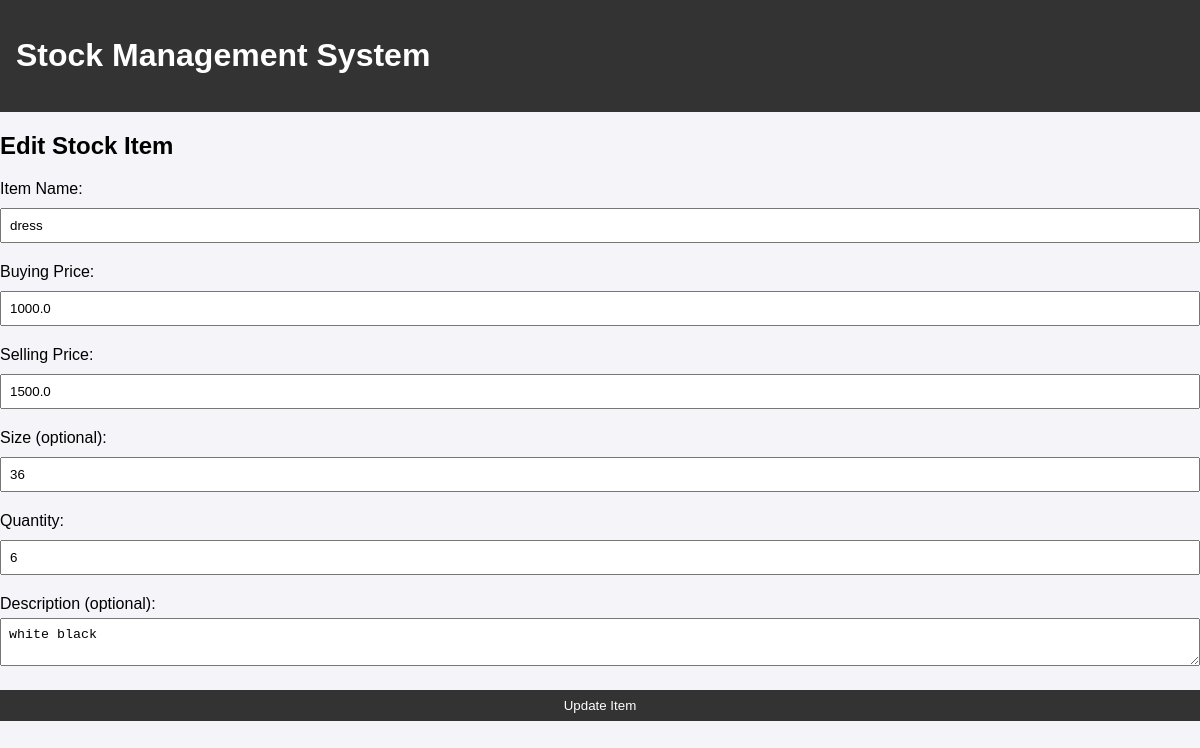
Before: /admin/stock/edit/1 with the older database file.
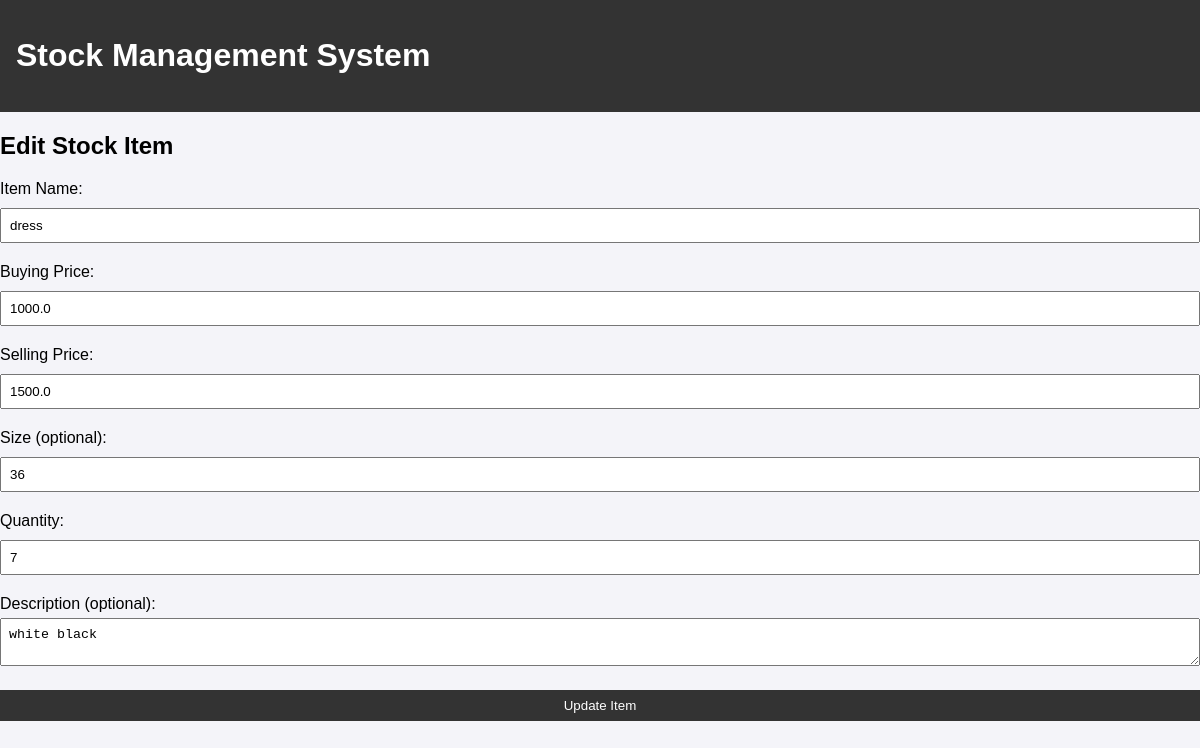
After: the same page with the newer database file.
### app.py (models this page shows)
class StockItem(db.Model):
    id = db.Column(db.Integer, primary_key=True)
    name = db.Column(db.String(100), nullable=False)
    buying_price = db.Column(db.Float, nullable=False)
    selling_price = db.Column(db.Float, nullable=False)
    size = db.Column(db.String(50))
    quantity = db.Column(db.Integer, nullable=False)
    description = db.Column(db.Text)
    sales = db.relationship('SaleItem', back_populates='stock_item')  # Added relationship

### app.py (the view, shortened to what this page needs)
@app.route('/admin/stock/edit/<int:id>', methods=['GET', 'POST'])
def edit_stock(id):
    item = StockItem.query.get(id)
    return render_template('admin/edit_stock.html', item=item)

### app.py (called while the page is built)
@app.before_request
def set_timezone():
    g.timezone = pytz.timezone('Africa/Nairobi')

### templates/admin/edit_stock.html
{% extends "base.html" %}
{% block content %}
<div class="edit-stock">
    <h2>Edit Stock Item</h2>
    <form method="POST">
        <div class="form-group">
            <label for="name">Item Name:</label>
            <input type="text" id="name" name="name" value="{{ item.name }}" required>
        </div>
        <div class="form-group">
            <label for="buying_price">Buying Price:</label>
            <input type="number" step="0.01" id="buying_price" name="buying_price"
                   value="{{ item.buying_price }}" required>
        </div>
        <div class="form-group">
            <label for="selling_price">Selling Price:</label>
            <input type="number" step="0.01" id="selling_price" name="selling_price"
                   value="{{ item.selling_price }}" required>
        </div>
        <div class="form-group">
            <label for="size">Size (optional):</label>
            <input type="text" id="size" name="size" value="{{ item.size }}">
        </div>
        <div class="form-group">
            <label for="quantity">Quantity:</label>
            <input type="number" id="quantity" name="quantity" value="{{ item.quantity }}" required>
        </div>
        <div class="form-group">
            <label for="description">Description (optional):</label>
            <textarea id="description" name="description">{{ item.description }}</textarea>
        </div>
        <button type="submit">Update Item</button>
    </form>
</div>
{% endblock %}

Changed rows visible on the page:
changed StockItem "dress": quantity "6" → "7"
